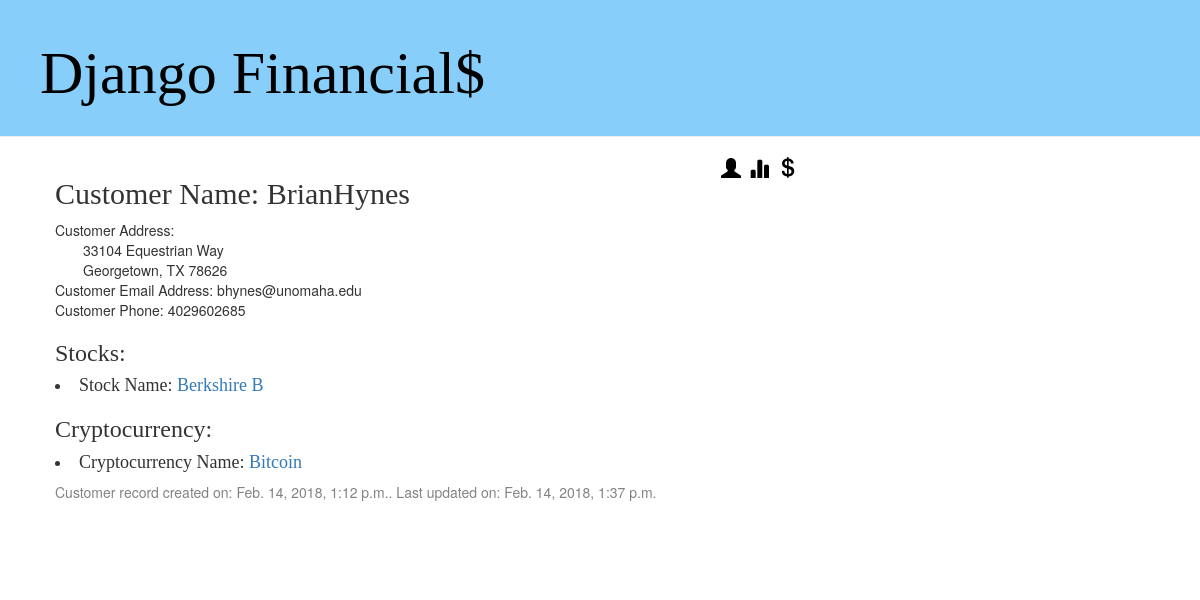
Before: /customer/1/ with the older database file.
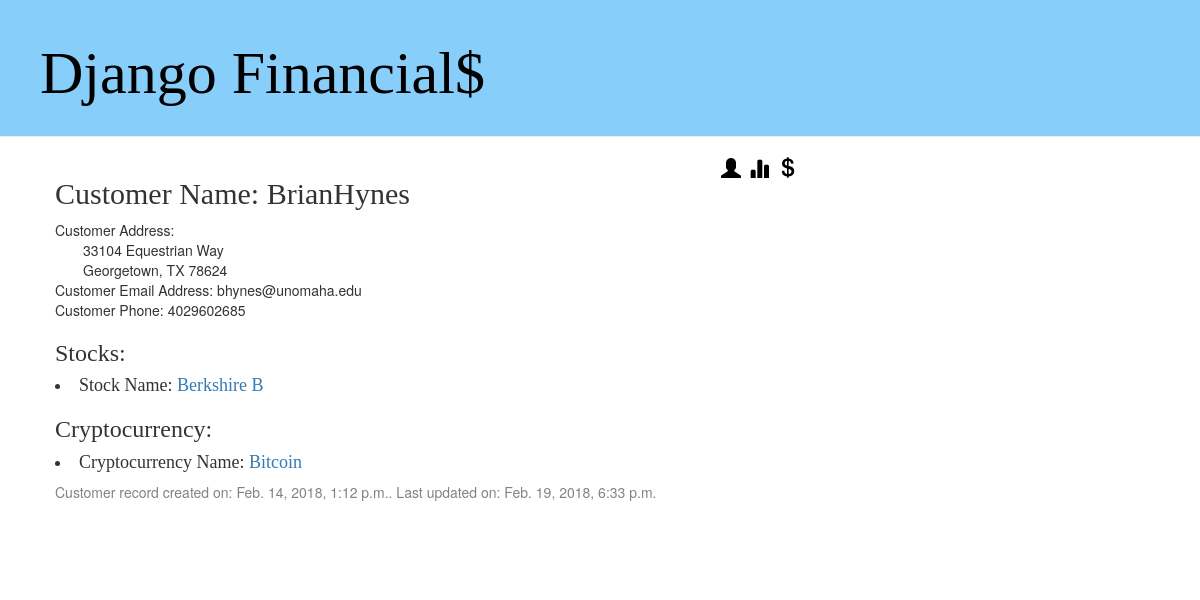
After: the same page with the newer database file.
### Financials/models.py (models this page shows, shortened)
class Customer(models.Model):
    customer_name = models.CharField(max_length=100)
    street_address = models.CharField(max_length=100)
    city = models.CharField(max_length=500)
    state = models.CharField(max_length=2)
    zip = models.CharField(max_length=5)
    email = models.CharField(max_length=100)
    phone = models.CharField(max_length=12)
    created_date = models.DateTimeField(
            default=timezone.now)
    modified_date = models.DateTimeField(
            blank=True, null=True)

### Financials/views.py (the view)
# urls.py: url(r'^customer/(?P<pk>\d+)/$', views.customer_detail, name='customer_detail'),
def customer_detail(request, pk):
    customer = get_object_or_404(Customer, pk=pk)
    return render(request, 'Financials/customer_detail.html', {'customer': customer})

### Financials/Templates/Financials/customer_detail.html (shortened to what this page needs)
{% extends 'Financials/base.html' %}
{% block content %}
        <div class="menu-item">
            <a href="{% url 'crypto_list' %}" class="menu-icon"><span title="Cryptocurrency" class="glyphicon glyphicon-usd"></span></a>
            <a href="{% url 'stock_list' %}" class="menu-icon"><span title="Stocks" class="glyphicon glyphicon-stats"></span></a>
            <a href="{% url 'customer_list' %}" class="menu-icon"><span title="Customers" class="glyphicon glyphicon-user"></span></a>
        </div>
    <div class="customer">
        <p><h2> Customer Name: {{customer.customer_name}}</h2>
</p>
        <p> Customer Address:<br>
                &emsp;&emsp;{{customer.street_address}}<br>
                &emsp;&emsp;{{customer.city}}, {{customer.state}} {{customer.zip}}<br>
            Customer Email Address: {{customer.email}}<br>
            Customer Phone: {{customer.phone}}<br>
        <p><h3>Stocks:</h3></p>
        {% for stocks in customer.stock_set.all %}
            <h4><li>Stock Name: <a href="{% url 'stock_detail' pk=stocks.pk %}">{{ stocks.stock_name }}</a></h4> </li>
        {% endfor %}
        <p><h3>Cryptocurrency:</h3></p>
        {% for crypto in customer.cryptocurrency_set.all %}
            <h4><li>Cryptocurrency Name: <a href="{% url 'crypto_detail' pk=crypto.pk %}">{{ crypto.crypto_name }}</a> </h4> </li>
        {% endfor %}
        <div class="date">
            Customer record created on: {{customer.created_date}}.  Last updated on: {{customer.modified_date}}</p>
        </div>
{% endblock %}

Changed rows visible on the page:
changed Customer "BrianHynes": zip "78626" → "78624"; modified_date "Feb. 14, 2018, 1:37 p.m." → "Feb. 19, 2018, 6:33 p.m."
